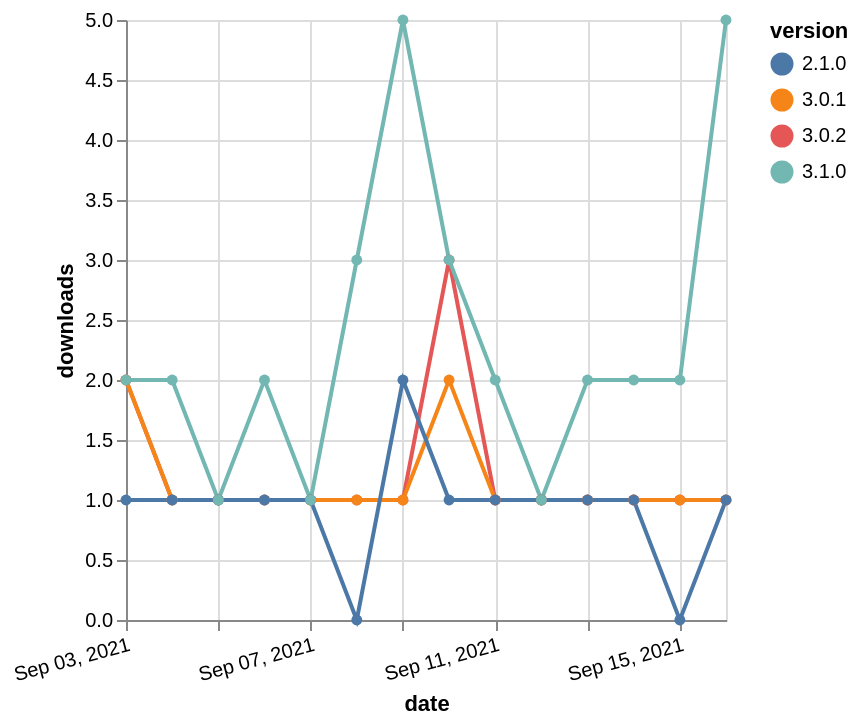

Source (Vega-Lite JSON):
### Vega-Lite specification from a JSON file in a GitHub repository (floating-point values rounded to 4 significant figures)
{"$schema": "https://vega.github.io/schema/vega-lite/v5.json", "description": "A simple bar chart with embedded data.", "data": {"values": [{"date": "2021-09-03", "total": 2125, "delta": 2, "version": "3.0.2"}, {"date": "2021-09-04", "total": 2126, "delta": 1, "version": "3.0.2"}, {"date": "2021-09-05", "total": 2127, "delta": 1, "version": "3.0.2"}, {"date": "2021-09-06", "total": 2128, "delta": 1, "version": "3.0.2"}, {"date": "2021-09-07", "total": 2129, "delta": 1, "version": "3.0.2"}, {"date": "2021-09-08", "total": 2130, "delta": 1, "version": "3.0.2"}, {"date": "2021-09-09", "total": 2131, "delta": 1, "version": "3.0.2"}, {"date": "2021-09-10", "total": 2134, "delta": 3, "version": "3.0.2"}, {"date": "2021-09-11", "total": 2135, "delta": 1, "version": "3.0.2"}, {"date": "2021-09-12", "total": 2136, "delta": 1, "version": "3.0.2"}, {"date": "2021-09-13", "total": 2137, "delta": 1, "version": "3.0.2"}, {"date": "2021-09-14", "total": 2138, "delta": 1, "version": "3.0.2"}, {"date": "2021-09-15", "total": 2139, "delta": 1, "version": "3.0.2"}, {"date": "2021-09-16", "total": 2140, "delta": 1, "version": "3.0.2"}, {"date": "2021-09-03", "total": 215, "delta": 2, "version": "3.0.1"}, {"date": "2021-09-04", "total": 216, "delta": 1, "version": "3.0.1"}, {"date": "2021-09-05", "total": 217, "delta": 1, "version": "3.0.1"}, {"date": "2021-09-06", "total": 218, "delta": 1, "version": "3.0.1"}, {"date": "2021-09-07", "total": 219, "delta": 1, "version": "3.0.1"}, {"date": "2021-09-08", "total": 220, "delta": 1, "version": "3.0.1"}, {"date": "2021-09-09", "total": 221, "delta": 1, "version": "3.0.1"}, {"date": "2021-09-10", "total": 223, "delta": 2, "version": "3.0.1"}, {"date": "2021-09-11", "total": 224, "delta": 1, "version": "3.0.1"}, {"date": "2021-09-12", "total": 225, "delta": 1, "version": "3.0.1"}, {"date": "2021-09-13", "total": 226, "delta": 1, "version": "3.0.1"}, {"date": "2021-09-14", "total": 227, "delta": 1, "version": "3.0.1"}, {"date": "2021-09-15", "total": 228, "delta": 1, "version": "3.0.1"}, {"date": "2021-09-16", "total": 229, "delta": 1, "version": "3.0.1"}, {"date": "2021-09-03", "total": 774, "delta": 1, "version": "2.1.0"}, {"date": "2021-09-04", "total": 775, "delta": 1, "version": "2.1.0"}, {"date": "2021-09-05", "total": 776, "delta": 1, "version": "2.1.0"}, {"date": "2021-09-06", "total": 777, "delta": 1, "version": "2.1.0"}, {"date": "2021-09-07", "total": 778, "delta": 1, "version": "2.1.0"}, {"date": "2021-09-08", "total": 778, "delta": 0, "version": "2.1.0"}, {"date": "2021-09-09", "total": 780, "delta": 2, "version": "2.1.0"}, {"date": "2021-09-10", "total": 781, "delta": 1, "version": "2.1.0"}, {"date": "2021-09-11", "total": 782, "delta": 1, "version": "2.1.0"}, {"date": "2021-09-12", "total": 783, "delta": 1, "version": "2.1.0"}, {"date": "2021-09-13", "total": 784, "delta": 1, "version": "2.1.0"}, {"date": "2021-09-14", "total": 785, "delta": 1, "version": "2.1.0"}, {"date": "2021-09-15", "total": 785, "delta": 0, "version": "2.1.0"}, {"date": "2021-09-16", "total": 786, "delta": 1, "version": "2.1.0"}, {"date": "2021-09-03", "total": 708, "delta": 2, "version": "3.1.0"}, {"date": "2021-09-04", "total": 710, "delta": 2, "version": "3.1.0"}, {"date": "2021-09-05", "total": 711, "delta": 1, "version": "3.1.0"}, {"date": "2021-09-06", "total": 713, "delta": 2, "version": "3.1.0"}, {"date": "2021-09-07", "total": 714, "delta": 1, "version": "3.1.0"}, {"date": "2021-09-08", "total": 717, "delta": 3, "version": "3.1.0"}, {"date": "2021-09-09", "total": 722, "delta": 5, "version": "3.1.0"}, {"date": "2021-09-10", "total": 725, "delta": 3, "version": "3.1.0"}, {"date": "2021-09-11", "total": 727, "delta": 2, "version": "3.1.0"}, {"date": "2021-09-12", "total": 728, "delta": 1, "version": "3.1.0"}, {"date": "2021-09-13", "total": 730, "delta": 2, "version": "3.1.0"}, {"date": "2021-09-14", "total": 732, "delta": 2, "version": "3.1.0"}, {"date": "2021-09-15", "total": 734, "delta": 2, "version": "3.1.0"}, {"date": "2021-09-16", "total": 739, "delta": 5, "version": "3.1.0"}]}, "width": "container", "mark": {"type": "line", "point": {"filled": true}}, "encoding": {"x": {"field": "date", "type": "temporal", "timeUnit": "yearmonthdate", "title": "date", "axis": {"labelAngle": -15}}, "y": {"field": "delta", "type": "quantitative", "title": "downloads"}, "color": {"field": "version", "type": "nominal"}, "tooltip": {"field": "delta"}}}
